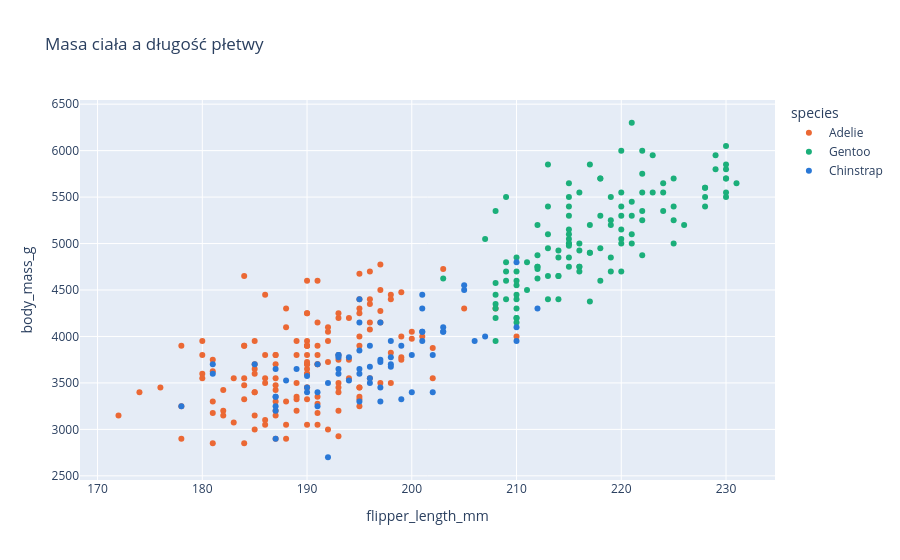

Notebook code for this chart:
### Markdown cell above
## 3. Wykres rozrzutu w plotly

Ten sam wykres w [plotly](https://plotly.com/python/) jest interaktywny: po najechaniu na punkt widać jego wartości,
obszar można przybliżyć, a kliknięcie gatunku w legendzie go ukrywa. Wystarczy jedno wywołanie `px.scatter()`.

### Code cell
import plotly.express as px

fig = px.scatter(df, x="flipper_length_mm", y="body_mass_g", color="species", color_discrete_map=COLORS,
                 title="Masa ciała a długość płetwy")
fig.show()
